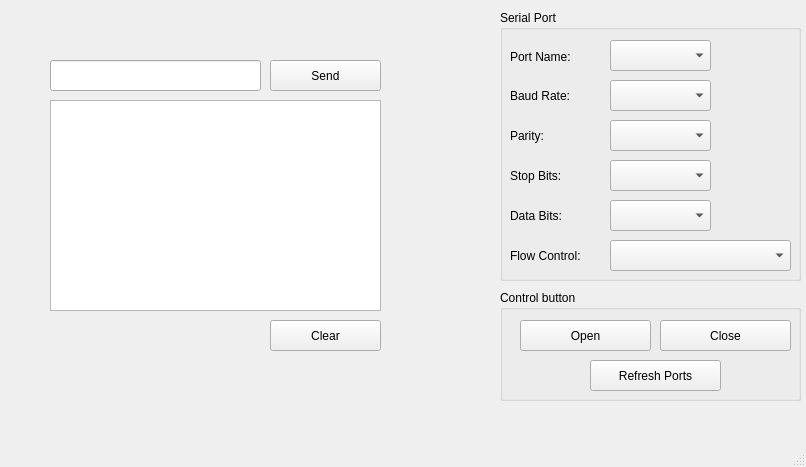
<?xml version="1.0" encoding="UTF-8"?>
<ui version="4.0">
 <class>MainWindow</class>
 <widget class="QMainWindow" name="MainWindow">
  <property name="geometry">
   <rect>
    <x>0</x>
    <y>0</y>
    <width>806</width>
    <height>467</height>
   </rect>
  </property>
  <property name="windowTitle">
   <string>MainWindow</string>
  </property>
  <widget class="QWidget" name="centralwidget">
   <widget class="QLineEdit" name="lnMessage">
    <property name="geometry">
     <rect>
      <x>50</x>
      <y>60</y>
      <width>211</width>
      <height>31</height>
     </rect>
    </property>
   </widget>
   <widget class="QPushButton" name="btnSend">
    <property name="geometry">
     <rect>
      <x>270</x>
      <y>60</y>
      <width>111</width>
      <height>31</height>
     </rect>
    </property>
    <property name="text">
     <string>Send</string>
    </property>
   </widget>
   <widget class="QListWidget" name="lstMessages">
    <property name="geometry">
     <rect>
      <x>50</x>
      <y>100</y>
      <width>331</width>
      <height>211</height>
     </rect>
    </property>
   </widget>
   <widget class="QGroupBox" name="groupBox">
    <property name="geometry">
     <rect>
      <x>500</x>
      <y>10</y>
      <width>301</width>
      <height>271</height>
     </rect>
    </property>
    <property name="title">
     <string>Serial Port</string>
    </property>
    <widget class="QComboBox" name="cmbDataBits">
     <property name="geometry">
      <rect>
       <x>110</x>
       <y>190</y>
       <width>101</width>
       <height>31</height>
      </rect>
     </property>
    </widget>
    <widget class="QComboBox" name="cmbPorts">
     <property name="geometry">
      <rect>
       <x>110</x>
       <y>30</y>
       <width>101</width>
       <height>31</height>
      </rect>
     </property>
    </widget>
    <widget class="QComboBox" name="cmbBaud">
     <property name="geometry">
      <rect>
       <x>110</x>
       <y>70</y>
       <width>101</width>
       <height>31</height>
      </rect>
     </property>
    </widget>
    <widget class="QComboBox" name="cmbParity">
     <property name="geometry">
      <rect>
       <x>110</x>
       <y>110</y>
       <width>101</width>
       <height>31</height>
      </rect>
     </property>
    </widget>
    <widget class="QComboBox" name="cmbStopBits">
     <property name="geometry">
      <rect>
       <x>110</x>
       <y>150</y>
       <width>101</width>
       <height>31</height>
      </rect>
     </property>
    </widget>
    <widget class="QLabel" name="label">
     <property name="geometry">
      <rect>
       <x>10</x>
       <y>36</y>
       <width>81</width>
       <height>21</height>
      </rect>
     </property>
     <property name="text">
      <string>Port Name:</string>
     </property>
    </widget>
    <widget class="QLabel" name="label_2">
     <property name="geometry">
      <rect>
       <x>10</x>
       <y>70</y>
       <width>81</width>
       <height>31</height>
      </rect>
     </property>
     <property name="text">
      <string>Baud Rate:</string>
     </property>
    </widget>
    <widget class="QLabel" name="label_3">
     <property name="geometry">
      <rect>
       <x>10</x>
       <y>110</y>
       <width>81</width>
       <height>31</height>
      </rect>
     </property>
     <property name="text">
      <string>Parity:</string>
     </property>
    </widget>
    <widget class="QLabel" name="label_4">
     <property name="geometry">
      <rect>
       <x>10</x>
       <y>230</y>
       <width>101</width>
       <height>31</height>
      </rect>
     </property>
     <property name="text">
      <string>Flow Control:</string>
     </property>
    </widget>
    <widget class="QLabel" name="label_5">
     <property name="geometry">
      <rect>
       <x>10</x>
       <y>150</y>
       <width>81</width>
       <height>31</height>
      </rect>
     </property>
     <property name="text">
      <string>Stop Bits:</string>
     </property>
    </widget>
    <widget class="QLabel" name="label_6">
     <property name="geometry">
      <rect>
       <x>10</x>
       <y>190</y>
       <width>81</width>
       <height>31</height>
      </rect>
     </property>
     <property name="text">
      <string>Data Bits:</string>
     </property>
    </widget>
    <widget class="QComboBox" name="cmbFlowControl">
     <property name="geometry">
      <rect>
       <x>110</x>
       <y>230</y>
       <width>181</width>
       <height>31</height>
      </rect>
     </property>
    </widget>
   </widget>
   <widget class="QGroupBox" name="groupBox_2">
    <property name="geometry">
     <rect>
      <x>500</x>
      <y>290</y>
      <width>301</width>
      <height>111</height>
     </rect>
    </property>
    <property name="title">
     <string>Control button</string>
    </property>
    <widget class="QPushButton" name="btnOpenPort">
     <property name="geometry">
      <rect>
       <x>20</x>
       <y>30</y>
       <width>131</width>
       <height>31</height>
      </rect>
     </property>
     <property name="text">
      <string>Open</string>
     </property>
    </widget>
    <widget class="QPushButton" name="btnClosePort">
     <property name="geometry">
      <rect>
       <x>160</x>
       <y>30</y>
       <width>131</width>
       <height>31</height>
      </rect>
     </property>
     <property name="text">
      <string>Close</string>
     </property>
    </widget>
    <widget class="QPushButton" name="btnRefresh">
     <property name="geometry">
      <rect>
       <x>90</x>
       <y>70</y>
       <width>131</width>
       <height>31</height>
      </rect>
     </property>
     <property name="text">
      <string>Refresh Ports</string>
     </property>
    </widget>
   </widget>
   <widget class="QPushButton" name="btnClear">
    <property name="geometry">
     <rect>
      <x>270</x>
      <y>320</y>
      <width>111</width>
      <height>31</height>
     </rect>
    </property>
    <property name="text">
     <string>Clear</string>
    </property>
   </widget>
  </widget>
  <widget class="QMenuBar" name="menubar">
   <property name="geometry">
    <rect>
     <x>0</x>
     <y>0</y>
     <width>806</width>
     <height>22</height>
    </rect>
   </property>
  </widget>
  <widget class="QStatusBar" name="statusbar"/>
 </widget>
 <resources/>
 <connections/>
</ui>
